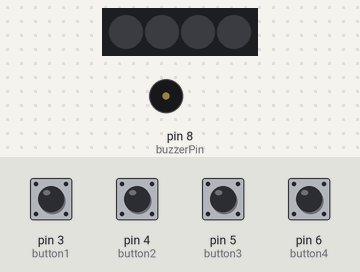
The sketch below on a simulated Arduino Uno, built with avr-gcc and run on an emulated ATmega328P. Shown: 4 RGB LEDs in strip order, left to right, buzzer (waves = sounding). The inputs (shaded band) are chosen by the test bench; at power-on: pin 3 (button1), pin 4 (button2), pin 5 (button3), pin 6 (button4) HIGH. Dim RGB values are drawn brighter than linear.

Above: at 1.2 s.
1.3 s: pin 3 (button1) pulled LOW for 0.15 s
At 1.37 s:
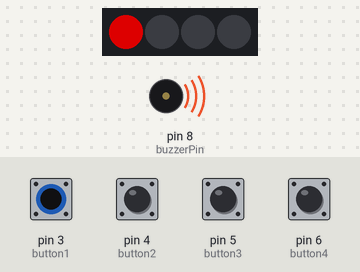
2.9 s: pin 4 (button2) pulled LOW for 0.15 s
At 2.97 s:
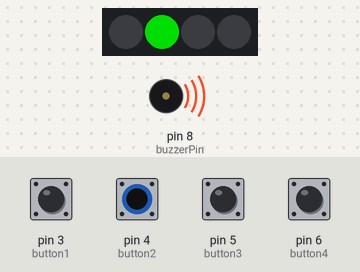
4.5 s: pin 5 (button3) pulled LOW for 0.15 s
At 4.57 s:
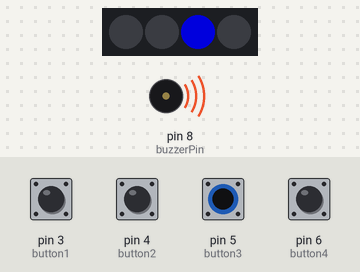
6.1 s: pin 6 (button4) pulled LOW for 0.15 s
At 6.17 s:
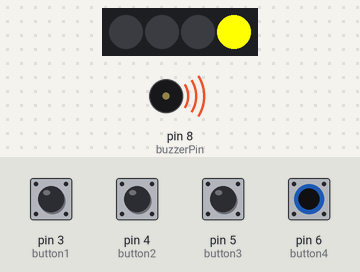
Timing chart, 0 to 8.7 s (numbered marks = the images above; inputs shaded):
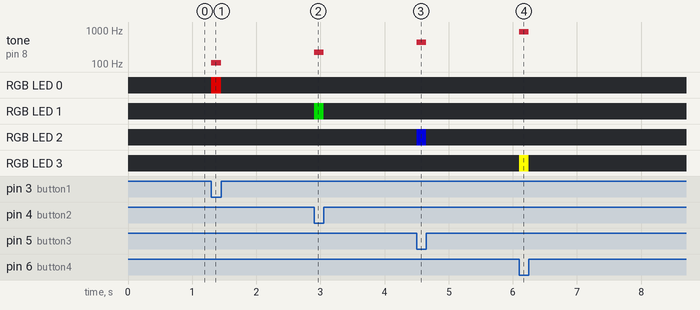

Measured:
- after the input at 1.3 s, tone on pin 8 (buzzerPin): silent → 110 Hz at once, → silent 0.15 s later; RGB LED 0: off → RGB(150, 0, 0) at once, → off 0.15 s later
- after the input at 2.9 s, tone on pin 8 (buzzerPin): silent → 220 Hz at once, → silent 0.15 s later; RGB LED 1: off → RGB(0, 150, 0) at once, → off 0.15 s later
- after the input at 4.5 s, tone on pin 8 (buzzerPin): silent → 440 Hz at once, → silent 0.15 s later; RGB LED 2: off → RGB(0, 0, 150) at once, → off 0.15 s later
- after the input at 6.1 s, tone on pin 8 (buzzerPin): silent → 880 Hz at once, → silent 0.15 s later; RGB LED 3: off → RGB(255, 255, 0) at once, → off 0.15 s later

The sketch:

TinkercadProgramme7.ino
```cpp
#include <Adafruit_NeoPixel.h> // Importation de la bibliothèque pour gérer les NeoPixels
#define BrocheNeoPixel 2 // Broche sur laquelle les NeoPixels sont connectées
#define NombrePixel 4 // Nombre de NeoPixel
Adafruit_NeoPixel MesLed = Adafruit_NeoPixel(NombrePixel, BrocheNeoPixel, NEO_GRB + NEO_KHZ800); // Affectation des paramètres définies ci-dessus.

#define button1 3 // Il y a 4 boutons, le premier est nommé "button1" puis connecté à la broche n°3
#define button2 4
#define button3 5
#define button4 6
int buttonNumber = 0; // Variable contenant le numéro du bouton pressé, 0 signifiant qu'aucun bouton n'est actionné
#define buzzerPin 8 // Le buzzer est connecté à la broche n°8

void setup() {
  MesLed.begin(); // Initialiser la bibliothèque
  pinMode(button1, INPUT_PULLUP); // Déclaration des broches associées aux boutons en tant qu'entré. Utilisation d'une résistance de tirage interne
  pinMode(button2, INPUT_PULLUP);
  pinMode(button3, INPUT_PULLUP);
  pinMode(button4, INPUT_PULLUP);
  pinMode(buzzerPin, OUTPUT); // La broche utilisé par le buzzer est configuré en tant que sortie
}

int button() {
  if (digitalRead(button1) == LOW) { // Si le premier bouton est à l'état bas c'est qu'il est pressé
    buttonNumber = 1; // Stocker le numéro du bouton pressé dans cette variable
  }
  else if (digitalRead(button2) == LOW) {
    buttonNumber = 2;
  }
  else if (digitalRead(button3) == LOW) {
    buttonNumber = 3;
  }
  else if (digitalRead(button4) == LOW) {
    buttonNumber = 4;
  }
  else { // Revient à dire "Si ni le bouton n°1, ni le n°2, ni le n°3, ni le n°4 n'est pressé c'est que qu'aucun bouton n'est pressé"
    buttonNumber = 0;
  }
  return (buttonNumber); // Lorsque la procédure est executé elle retournera le numéro du bouton pressé contenu dans la variable "buttonNumber"
}

void buzzer() {
  switch (buttonNumber) { // On s'intéresse à la valeur stocké dans la variable buttonNumber
    case 1: // Si elle vaut 1 c'est que le premier bouton est pressé
      tone(buzzerPin, 110); // Jouer un Là à 110Hz
      break;
    case 2:
      tone(buzzerPin, 220);
      break;
    case 3:
      tone(buzzerPin, 440);
      break;
    case 4:
      tone(buzzerPin, 880);
      break;
    default: // Si elle ne vaut ni 1, ni 2, ni 3, ni 4, c'est qu'elle vaut 0 donc aucun bouton n'est pressé
      noTone(buzzerPin); // Eteindre le buzzer
      break;
  }
}

void led() {
  switch (buttonNumber) { // On s'intéresse à la valeur stocké dans la variable buttonNumber
    case 1: // Si elle vaut 1 c'est que le premier bouton est pressé
      MesLed.setPixelColor(0, MesLed.Color(150, 0, 0)); // Alors, la led n°0 sera verte
      break;
    case 2:
      MesLed.setPixelColor(1, MesLed.Color(0, 150, 0));
      break;
    case 3:
      MesLed.setPixelColor(2, MesLed.Color(0, 0, 150));
      break;
    case 4:
      MesLed.setPixelColor(3, 0xFFFF00);
      break;
    default: // Si elle ne vaut ni 1, ni 2, ni 3, ni 4, c'est qu'elle vaut 0 donc aucun bouton n'est pressé
      MesLed.setPixelColor(0, MesLed.Color(0, 0, 0)); // Alors les led doivent-être éteintes
      MesLed.setPixelColor(1, MesLed.Color(0, 0, 0));
      MesLed.setPixelColor(2, MesLed.Color(0, 0, 0));
      MesLed.setPixelColor(3, MesLed.Color(0, 0, 0));
      break;
  }

}

void loop() {
  buttonNumber = button(); // Executer la fonction qui va lire l'état des boutons et l'enregistrer dans la variable buttonNumber
  buzzer(); // Executer la procédure qui va jouer un son en fonction du bouton pressé
  led(); // Executer la procédure pour déterminer les leds à allumer
  MesLed.show(); // Allumer les led ou plus précisement rafraichir l'état des led
}
```
